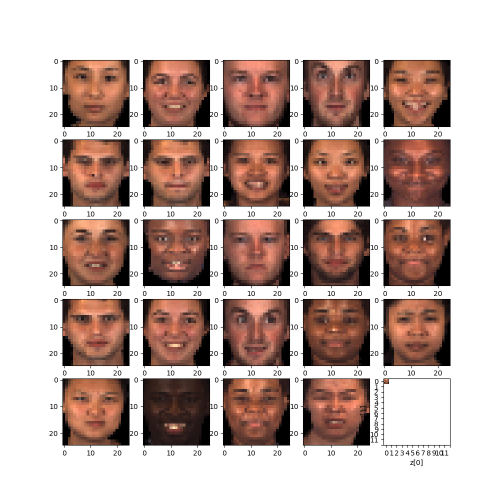
#> input picture output/ground_truths.png, 1000 x 1000 px (shown at 1/2 size)
$ python -i functions.py   (imports and definitions only)   (older library calls are emulated)
#> lines starting #> are read from the running program, lines starting #| are printed output that depends on the picture
### network_params.py
class NetworkParams():
    def __init__(self):
        self.z_dim = 128
        self.origImageWidth = 75
        self.origImageHeight = 75
        self.modifiedWidth = 64
        self.modifiedHeight = 64
        self.numChannels = 3
        self.batch_size = 128
        self.shuffle = True
        self.dim = (self.modifiedHeight, self.modifiedWidth)


### functions.py
import numpy as np
import random
import cv2
import os
from PIL import Image
import matplotlib.pyplot as plt
from matplotlib.gridspec import GridSpec
from network_params import NetworkParams
from scipy.misc import toimage

networkParams = NetworkParams()

# [111 lines left out: functions plot_history, plot_loss, plot_results, not called in this run]
    #plt.show()

def plot_true_results(data,
                 batch_size=128,
                 filename="ground_truths"):

    images, au_occ, fm_int = data

    n = 12
    sample_size = 25


    random_index = [random.randint(0, len(images)) for i in range(25)]

    combined_data = get_samples(random_index, images, au_occ, fm_int, batch_size)

    fig =plt.figure(figsize=(10, 10))

    counter = 0
    for i in range(len(random_index)):
        img = combined_data[0][counter].reshape(1,networkParams.modifiedHeight, networkParams.modifiedWidth, networkParams.numChannels)
        au = combined_data[1][counter].reshape(1,12)
        fm = combined_data[2][counter].reshape(1,1)
        img = img.reshape(networkParams.modifiedHeight, networkParams.modifiedWidth, networkParams.numChannels)
        #x_decoded = vae.predict([img, au, fm])
        #print(x_decoded)
        img = cv2.resize(img, dsize=(sample_size, sample_size))
        img = toimage(img)

        fig.add_subplot(5, 5, counter+1)
        plt.imshow(img)
        counter += 1

    # plt.figure(figsize=(10, 10))
    start_range = sample_size // 2
    end_range = n * sample_size + start_range + 1
    pixel_range = np.arange(start_range, end_range, sample_size)
    sample_range_x = np.round([i for i in range(n)], 1)
    sample_range_y = np.round([i for i in range(n)], 1)
    plt.xticks(pixel_range, sample_range_x)
    plt.yticks(pixel_range, sample_range_y)
    plt.xlabel("z[0]")
    plt.ylabel("z[1]")
    #plt.imshow(figure)
    plt.savefig('output/'+filename+'.png')
    plt.close()
    #plt.show()


# [256 lines left out: functions get_samples, plot_results_gray, predict_results, predict_result_2, predict_result_3, not called in this run]

>>> import cv2
>>> picture = cv2.imread('output/ground_truths.png', cv2.IMREAD_GRAYSCALE)
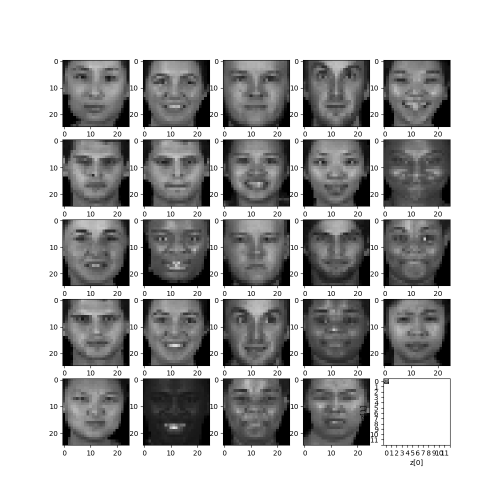
#> picture: shape (1000, 1000) (shown at 1/2 size); min 0, max 255, mean 179.3
>>> result = plot_true_results(picture)
#> (the run stopped early here; a loop or call above may not have finished)
